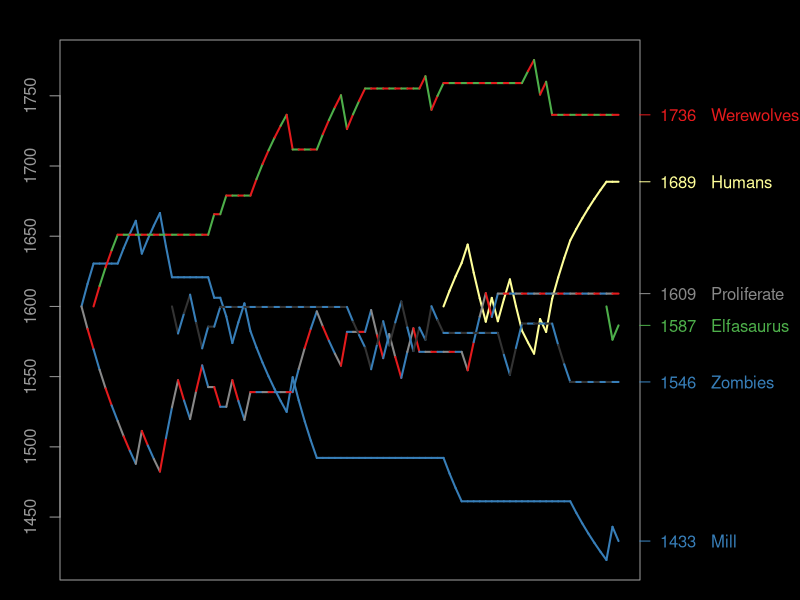

Write R code to recreate this figure.
svg(filename="mtg.svg", width=8, height=5, pointsize=10, bg="black")

par(bg = "black")
par(fg="#999999")
par(mar=c(1, 3, 2, 8))

data <- read.csv("mtg.csv", head=FALSE)

player1 = as.vector(t(data[1]))
player2 = as.vector(t(data[3]))
result = as.vector(t(data[2]))

numEntries = length(result)

players = sort(union(player1, player2))
numPlayers = length(players)

template = rep.int(1600, numEntries+1)
scores = data.frame(template)
for (name in players){
	scores[,name] <- template
}

K = 32

for (i in 2:(numEntries+1)){
	p1 = player1[i-1]
	r1 = 10 ^ (scores[i-1, p1] / 400)
	
	p2 = player2[i-1]
	r2 = 10 ^ (scores[i-1, p2] / 400)
	
	# Expected scores
	e1 = r1 / (r1 + r2)
	e2 = r2 / (r1 + r2)
	
	if (result[i-1] == "win"){
		s1 = 1
		s2 = 0
	} else {
		s1 = 0.5
		s2 = 0.5
	}
	
	for (j in i:(numEntries+1)){
		scores[j, p1] = scores[j, p1] + K * (s1 - e1)
		scores[j, p2] = scores[j, p2] + K * (s2 - e2)
	}
}

# Remove leading 1600s from new players
for (player in players){
    for (i in 1:(numEntries-1)){
        if (scores[i, player] == 1600 && scores[i+1, player] == 1600)
            scores[i,player] = NA
    }
}

lowest = 1600
highest = 1600
for (name in players) {
        tempScores = scores[name]
        tempScores[is.na(tempScores)] = 1600
        lowest = min(lowest, min(tempScores[name]))
        highest = max(highest, max(tempScores[name]))
}

plot(
	NULL,
	xlim=c(1, numEntries+1),
	ylim=c(lowest, highest),
	ylab="",
	xlab="",
	col.lab="#999999", col.main="#999999", col.axis="#999999",
	xaxt='n'
)

xFrom = 1:numEntries
xTo = 2:(numEntries+1)

i = 0
for (name in players){

    colors = c("#000000")
    if (name == "Werewolves")
        colors = c("#E41A1C", "#4DAF4A")
    if (name == "Zombies")
        colors = c("#377EB8", "#333333")
    if (name == "Proliferate")
        colors = c("#888888", "#E41A1C", "#377EB8")
    if (name == "Mill")
        colors = c("#377EB8")
    if (name == "Humans")
        colors = c("#FFFF99")
    if (name == "Elfasaurus")
        colors = c("#4DAF4A")
    
	i = i + 1
    
    yAll = t(scores[name])
    yFrom = yAll[1:numEntries]
    yTo = yAll[2:(numEntries+1)]
    
    segments(
        xFrom, yFrom, xTo, yTo,
        col=colors,
        lwd=2
    )
	
	#xData = 1:(numEntries+1)
	#yData = (apply(scores[name], 1, function(x) x))
	#lo = loess(yData~xData)
	#xl <- seq(1, numEntries+1, 0.1)
	#lines(xl, predict(lo, xl), col=colors)
	
	currentScore = scores[numEntries+1, name]
	roundedScore = round(currentScore, 0)
	label = paste(roundedScore, " ", name)
	axis(
		4,
		at=c(currentScore),
		labels=c(label),
		col=colors[1], col.ticks=colors[1], col.axis = colors[1],
		las=2
	)
}

smallestGap = 10000
s1 = ""
s2 = ""
for (name1 in players){
    for (name2 in players){
        if (name1 >= name2) next
        if (name1 == "Mill" & name2 == "Zombies") next
        score1 = scores[numEntries+1, name1]
        score2 = scores[numEntries+1, name2]
        diff = abs(score1 - score2)
        if (diff < smallestGap){
            smallestGap = diff
            s1 = name1
            s2 = name2
        }
    }
}

paste("Next game should be between ", s1, " and ", s2, sep="")
